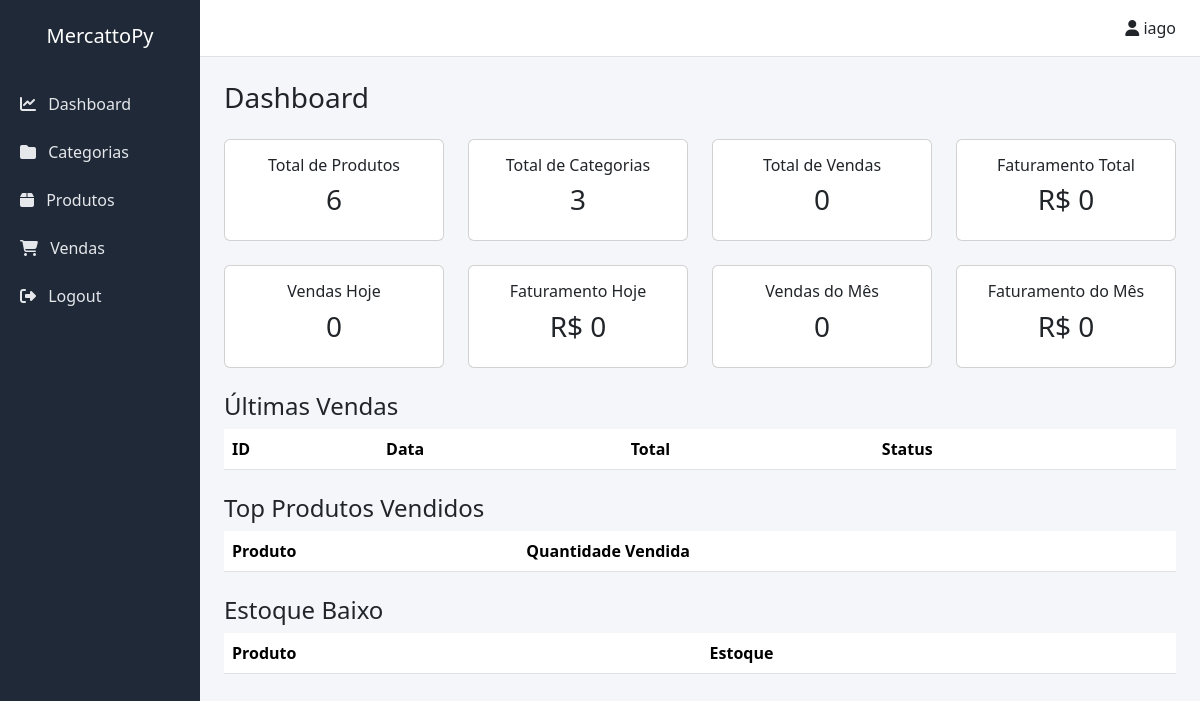
Page / (signed in) on the earlier database version.
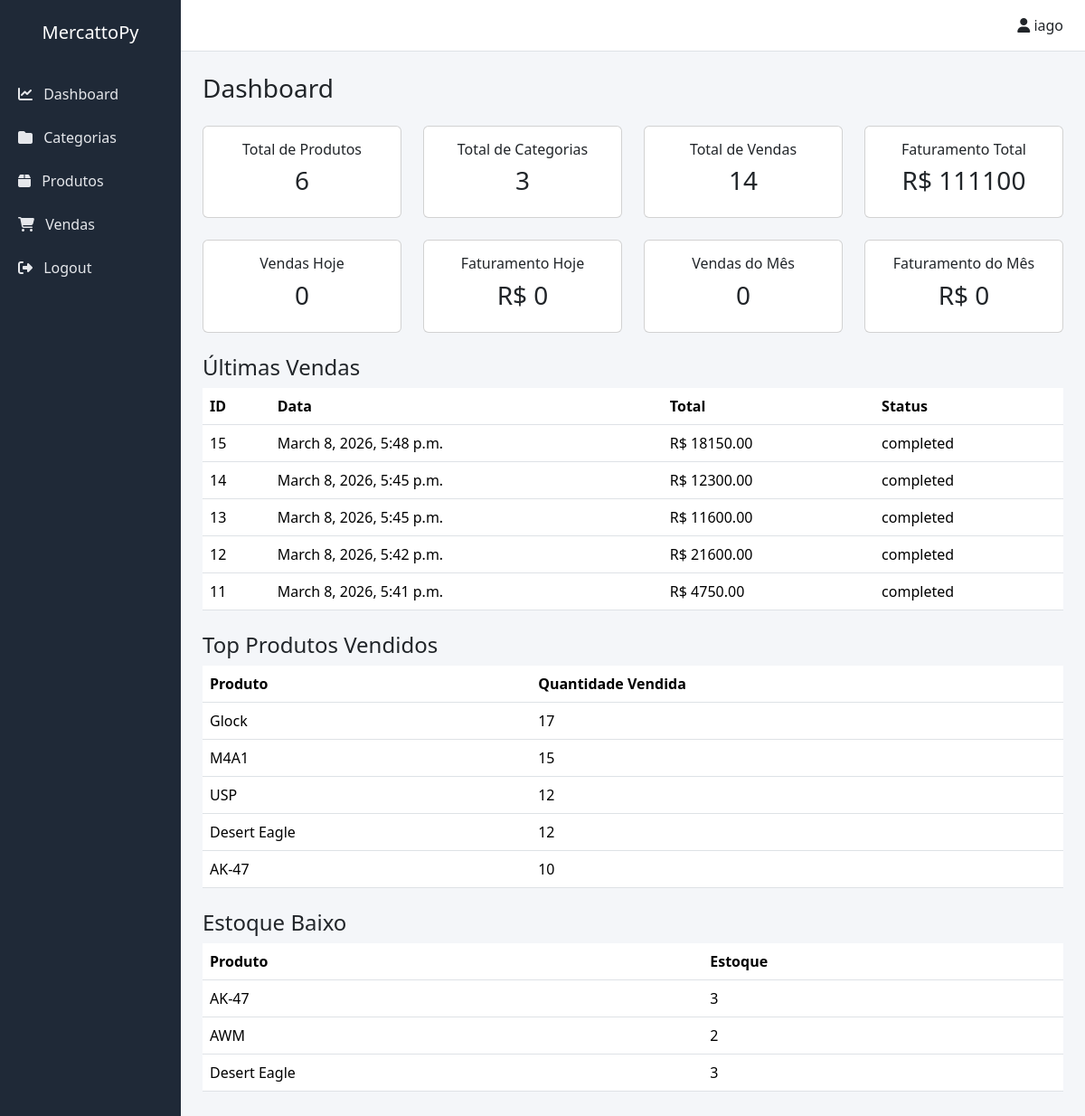
Same page on the later database version.
### sales/models.py (models this page shows, shortened)
class Sale(models.Model):
    STATUS_CHOICES = [
        ('open', 'Aberta'),
        ('completed', 'Concluída'),
    ]
    date = models.DateTimeField(auto_now_add=True)
    total = models.DecimalField(
        max_digits=10,
        decimal_places=2,
        default=0,
        editable=False
    )
    status = models.CharField(
        max_length=20,
        choices=STATUS_CHOICES,
        default='open'
    )

### catalog/models.py (models this page shows, shortened)
class Product(models.Model):
    category = models.ForeignKey(
        Category,
        on_delete=models.PROTECT,
        related_name='products'
    )
    name = models.CharField(max_length=150)
    description = models.TextField(blank=True)
    price = models.DecimalField(max_digits=10, decimal_places=2)
    stock = models.PositiveIntegerField()
    is_active = models.BooleanField(default=True)
    class Meta:
        verbose_name = "Produto"
        verbose_name_plural = "Produtos"
        ordering = ['name']

### mercattopy/views.py (the view)
# urls.py: path('', dashboard, name='dashboard'),
@login_required
def dashboard(request):
    today = timezone.now().date()
    month = timezone.now().month
    year = timezone.now().year
    total_products = Product.objects.count()
    total_categories = Category.objects.count()
    total_sales = Sale.objects.filter(status='completed').count()
    total_revenue = Sale.objects.filter(
        status='completed'
    ).aggregate(total=Sum('total'))['total'] or 0
    sales_today = Sale.objects.filter(
        status='completed',
        date__date=today
    ).count()
    revenue_today = Sale.objects.filter(
        status='completed',
        date__date=today
    ).aggregate(total=Sum('total'))['total'] or 0
    sales_month = Sale.objects.filter(
        status='completed',
        date__month=month,
        date__year=year
    ).count()
    revenue_month = Sale.objects.filter(
        status='completed',
        date__month=month,
        date__year=year
    ).aggregate(total=Sum('total'))['total'] or 0
    latest_sales = Sale.objects.order_by('-date')[:5]
    top_products = (
        SaleItem.objects
        .values('product__name')
        .annotate(total_sold=Sum('quantity'))
        .order_by('-total_sold')[:5]
    )
    low_stock_products = Product.objects.filter(stock__lte=3)
    context = {
        'total_products': total_products,
        'total_categories': total_categories,
        'total_sales': total_sales,
        'total_revenue': total_revenue,
        'sales_today': sales_today,
        'revenue_today': revenue_today,
        'sales_month': sales_month,
        'revenue_month': revenue_month,
        'latest_sales': latest_sales,
        'top_products': top_products,
        'low_stock_products': low_stock_products,
    }
    return render(request, 'dashboard/dashboard.html', context)

### templates/dashboard/dashboard.html (shortened to what this page needs)
{% extends "base.html" %}
{% block content %}
<h3 class="mb-4">Dashboard</h3>
<div class="row mb-4">
<div class="col-md-3">
<div class="card">
<div class="card-body text-center">
<h6>Total de Produtos</h6>
<h3>{{ total_products }}</h3>
</div>
</div>
</div>
<div class="col-md-3">
<div class="card">
<div class="card-body text-center">
<h6>Total de Categorias</h6>
<h3>{{ total_categories }}</h3>
</div>
</div>
</div>
<div class="col-md-3">
<div class="card">
<div class="card-body text-center">
<h6>Total de Vendas</h6>
<h3>{{ total_sales }}</h3>
</div>
</div>
</div>
<div class="col-md-3">
<div class="card">
<div class="card-body text-center">
<h6>Faturamento Total</h6>
<h3>R$ {{ total_revenue }}</h3>
</div>
</div>
</div>
</div>
<div class="row mb-4">
<div class="col-md-3">
<div class="card">
<div class="card-body text-center">
<h6>Vendas Hoje</h6>
<h3>{{ sales_today }}</h3>
</div>
</div>
</div>
<div class="col-md-3">
<div class="card">
<div class="card-body text-center">
<h6>Faturamento Hoje</h6>
<h3>R$ {{ revenue_today }}</h3>
</div>
</div>
</div>
<div class="col-md-3">
<div class="card">
<div class="card-body text-center">
<h6>Vendas do Mês</h6>
<h3>{{ sales_month }}</h3>
</div>
</div>
</div>
<div class="col-md-3">
<div class="card">
<div class="card-body text-center">
<h6>Faturamento do Mês</h6>
<h3>R$ {{ revenue_month }}</h3>
</div>
</div>
</div>
</div>
<h4 class="mt-4">Últimas Vendas</h4>
<table class="table">
<thead>
<tr>
<th>ID</th>
<th>Data</th>
<th>Total</th>
<th>Status</th>
</tr>
</thead>
<tbody>
{% for sale in latest_sales %}
<tr>
<td>{{ sale.id }}</td>
<td>{{ sale.date }}</td>
<td>R$ {{ sale.total }}</td>
<td>{{ sale.status }}</td>
</tr>
{% endfor %}
</tbody>
</table>
<h4 class="mt-4">Top Produtos Vendidos</h4>
<table class="table">
<thead>
<tr>
<th>Produto</th>
<th>Quantidade Vendida</th>
</tr>
</thead>
<tbody>
{% for product in top_products %}
<tr>
<td>{{ product.product__name }}</td>
<td>{{ product.total_sold }}</td>
</tr>
{% endfor %}
</tbody>
</table>
<h4 class="mt-4">Estoque Baixo</h4>
<table class="table">
<thead>
<tr>
<th>Produto</th>
<th>Estoque</th>
</tr>
</thead>
<tbody>
{% for product in low_stock_products %}
<tr>
<td>{{ product.name }}</td>
<td>{{ product.stock }}</td>
</tr>
{% endfor %}
</tbody>
</table>
{% endblock %}

Differences in the rows shown:
added Sale: id "15", date "March 8, 2026, 5:48 p.m.", total "18150.00", status "completed"
added Sale: id "14", date "March 8, 2026, 5:45 p.m.", total "12300.00", status "completed"
added Sale: id "13", date "March 8, 2026, 5:45 p.m.", total "11600.00", status "completed"
added Sale: id "12", date "March 8, 2026, 5:42 p.m.", total "21600.00", status "completed"
added Sale: id "11", date "March 8, 2026, 5:41 p.m.", total "4750.00", status "completed"
now on this page (row edited): Product: name "AK-47", stock "3"
now on this page (row edited): Product: name "AWM", stock "2"
now on this page (row edited): Product: name "Desert Eagle", stock "3"
Other differences:
{{ total_sales }}: "0" → "14"
{{ total_revenue }}: "0" → "111100"
new list line: "Glock 17"
new list line: "M4A1 15"
new list line: "USP 12"
new list line: "Desert Eagle 12"
new list line: "AK-47 10"
